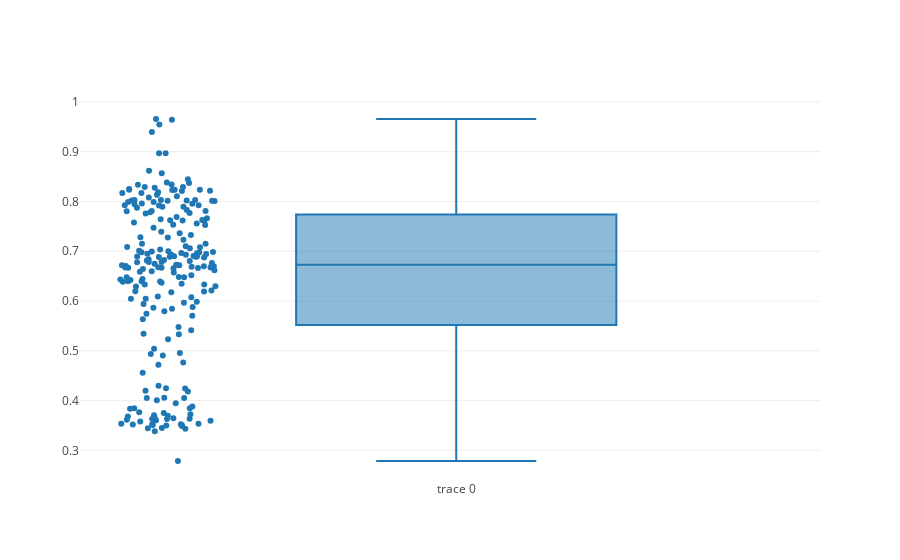

Notebook code for this chart:
### Code cell
data = [
    go.Box(
        y=list(correlacao_reeleitos['correlacao']),
        boxpoints='all',
        jitter=0.3,
        pointpos=-1.8
    )
]
fig = go.Figure(data=data)
plotly.offline.plot(fig)
iplot(data)

### Figure 1 — Plotly figure (JSON) as saved in the notebook; plotly's stock layout.template omitted (floating-point values rounded to 4 significant figures; data arrays with more than 128 entries replaced by an {"elided": "..."} marker saying what was removed)
{"data": [{"boxpoints": "all", "jitter": 0.3, "pointpos": -1.8, "type": "box", "uid": "7759f072-fe1f-11e8-bfac-c10c717241e1", "y": {"elided": "219 float values"}}], "layout": {"autosize": true, "xaxis": {"autorange": true, "range": [-0.7695, 0.5], "type": "category"}, "yaxis": {"autorange": true, "range": [0.2405, 1.004], "type": "linear"}}}
